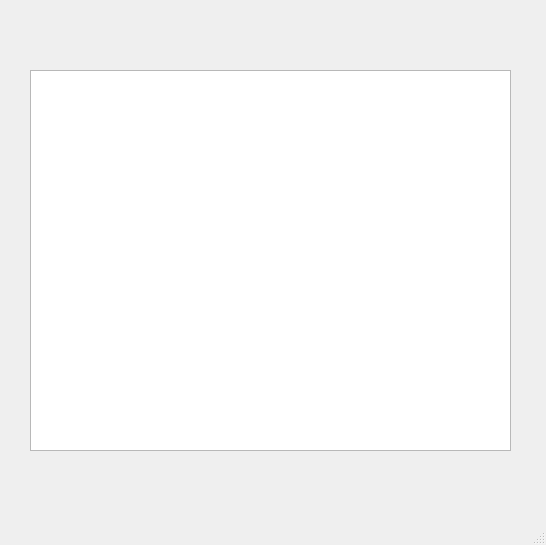
<?xml version="1.0" encoding="UTF-8"?>
<ui version="4.0">
 <class>MainWindow</class>
 <widget class="QMainWindow" name="MainWindow">
  <property name="geometry">
   <rect>
    <x>0</x>
    <y>0</y>
    <width>546</width>
    <height>545</height>
   </rect>
  </property>
  <property name="windowTitle">
   <string>MainWindow</string>
  </property>
  <widget class="QWidget" name="centralwidget">
   <widget class="QTableWidget" name="results_table_widget">
    <property name="geometry">
     <rect>
      <x>30</x>
      <y>70</y>
      <width>481</width>
      <height>381</height>
     </rect>
    </property>
   </widget>
  </widget>
  <widget class="QMenuBar" name="menubar">
   <property name="geometry">
    <rect>
     <x>0</x>
     <y>0</y>
     <width>546</width>
     <height>21</height>
    </rect>
   </property>
  </widget>
  <widget class="QStatusBar" name="statusbar"/>
 </widget>
 <resources/>
 <connections/>
</ui>
